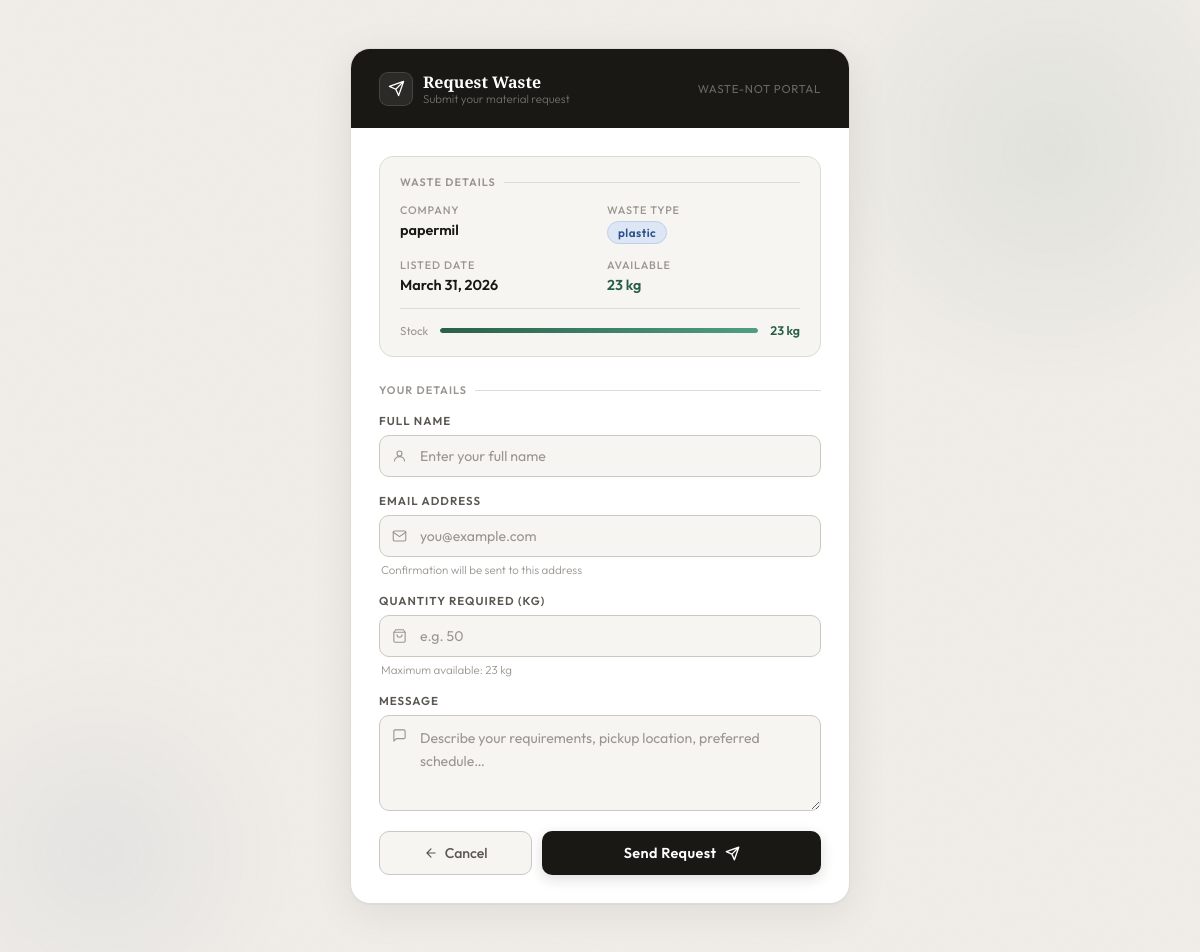
The app's page /request/5/ (signed in) with its own data.
### wasteapp/models.py (models this page shows, shortened)
class Waste(models.Model):
    producer = models.ForeignKey(settings.AUTH_USER_MODEL, on_delete=models.CASCADE)
    company      = models.CharField(max_length=200, default="Unknown Company")
    waste_type   = models.CharField(max_length=100)
    quantity     = models.IntegerField()
    date         = models.DateField(default=timezone.now)
    location     = models.CharField(max_length=100)
    status = models.CharField(
        max_length=20,
        choices=[
            ('produced',  'Produced'),
            ('listed',    'Listed'),
            ('consumed',  'Consumed'),
            ('recycled',  'Recycled'),
        ],
        default='produced'
    )
    description = models.TextField(blank=True)
    created_at  = models.DateTimeField(auto_now_add=True)

### wasteapp/views.py (the view, shortened to what this page needs)
# urls.py: path('request/<int:id>/', views.request_waste,  name="request"),
@login_required
@consumer_required
def request_waste(request, id):
    waste = get_object_or_404(Waste, id=id)
    return render(request, "request.html", {"waste": waste})

### wasteapp/templates/request.html (shortened to what this page needs)
<!DOCTYPE html>
<html lang="en">
<head>
</head>
<body>
<div class="blob2"></div>
<div class="card">
  <div class="card-topbar">
    <div class="topbar-brand">
      <div class="topbar-icon">
        <svg viewBox="0 0 24 24">
          <path d="M22 2L11 13M22 2l-7 20-4-9-9-4 20-7z"/>
        </svg>
      </div>
      <div>
        <div class="topbar-title">Request Waste</div>
        <div class="topbar-sub">Submit your material request</div>
      </div>
    </div>
    <div class="topbar-step">Waste-Not Portal</div>
  </div>
  <div class="card-body">
    <div class="waste-panel">
      <div class="waste-panel-label">Waste Details</div>
      <div class="waste-grid">
        <div class="waste-item">
          <div class="wi-label">Company</div>
          <div class="wi-value">{{ waste.company }}</div>
        </div>
        <div class="waste-item">
          <div class="wi-label">Waste Type</div>
          <div class="wi-value">
            <span class="badge badge-{{ waste.waste_type|lower }}">{{ waste.waste_type }}</span>
          </div>
        </div>
        <div class="waste-item">
          <div class="wi-label">Listed Date</div>
          <div class="wi-value">{{ waste.date }}</div>
        </div>
        <div class="waste-item">
          <div class="wi-label">Available</div>
          <div class="wi-value" style="color:var(--accent);">{{ waste.quantity }} kg</div>
        </div>
      </div>
      <div class="avail-bar">
        <span class="avail-bar-label">Stock</span>
        <div class="avail-bar-track">
          <div class="avail-bar-fill"></div>
        </div>
        <span class="avail-qty">{{ waste.quantity }} kg</span>
      </div>
    </div>
    {% if sent %}
    <div class="success-state">
      <div class="success-icon">
        <svg viewBox="0 0 24 24"><polyline points="20 6 9 17 4 12"/></svg>
      </div>
      <div class="success-title">Request Submitted!</div>
      <div class="success-desc">
        Your request to <strong>{{ waste.company }}</strong> has been sent. They will contact you on your email to confirm the details.
      </div>
      <a href="/consumer/" class="btn-back-home">
        <svg viewBox="0 0 24 24"><path d="M19 12H5M12 19l-7-7 7-7"/></svg>
        Back to Marketplace
      </a>
    </div>
    {% else %}
    <div class="section-label">Your Details</div>
    <form method="POST">
      <div class="field">
        <label>Full Name</label>
        <div class="input-wrap">
          <div class="input-icon">
          </div>
          <input type="text" name="consumer_name" placeholder="Enter your full name">
        </div>
      </div>
      <div class="field">
        <label>Email Address</label>
        <div class="input-wrap">
          <div class="input-icon">
          </div>
          <input type="email" name="email" placeholder="you@example.com" required>
        </div>
        <div class="hint">Confirmation will be sent to this address</div>
      </div>
      <div class="field">
        <label>Quantity Required (kg)</label>
        <div class="input-wrap">
          <div class="input-icon">
          </div>
          <input type="number" name="quantity" placeholder="e.g. 50" min="1" max="{{ waste.quantity }}">
        </div>
        <div class="hint">Maximum available: {{ waste.quantity }} kg</div>
      </div>
      <div class="field">
        <label>Message</label>
        <div class="input-wrap">
          <div class="textarea-icon">
          </div>
          <textarea name="message" placeholder="Describe your requirements, pickup location, preferred schedule…"></textarea>
        </div>
      </div>
      <div class="btn-row">
        <a href="/consumer/" class="btn-cancel">
          <svg viewBox="0 0 24 24"><path d="M19 12H5M12 19l-7-7 7-7"/></svg>
          Cancel
        </a>
        <button type="submit" class="btn-submit">
          Send Request
          <svg viewBox="0 0 24 24"><path d="M22 2L11 13M22 2l-7 20-4-9-9-4 20-7z"/></svg>
        </button>
      </div>
    </form>
    {% endif %}
  </div>
</div>
</body>
</html>

### records on screen
Waste: company "papermil", waste_type "plastic", date "March 31, 2026", quantity "23"
